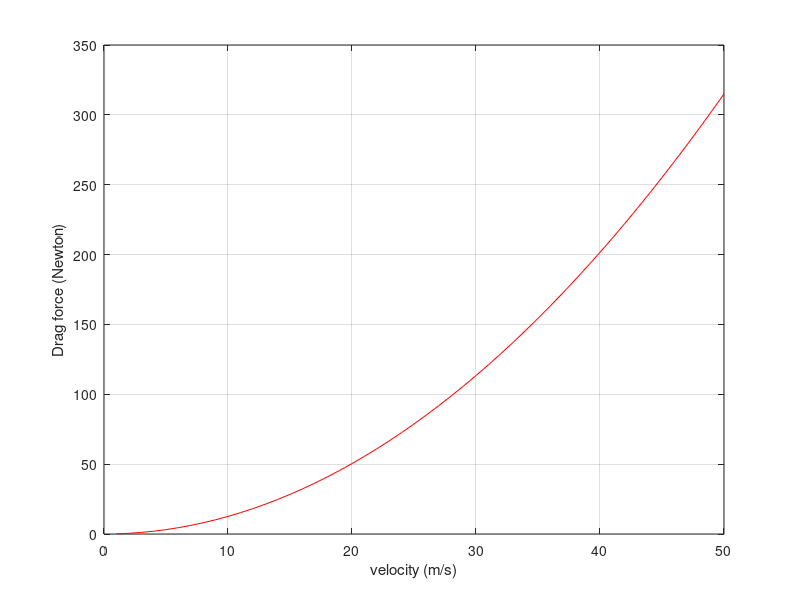
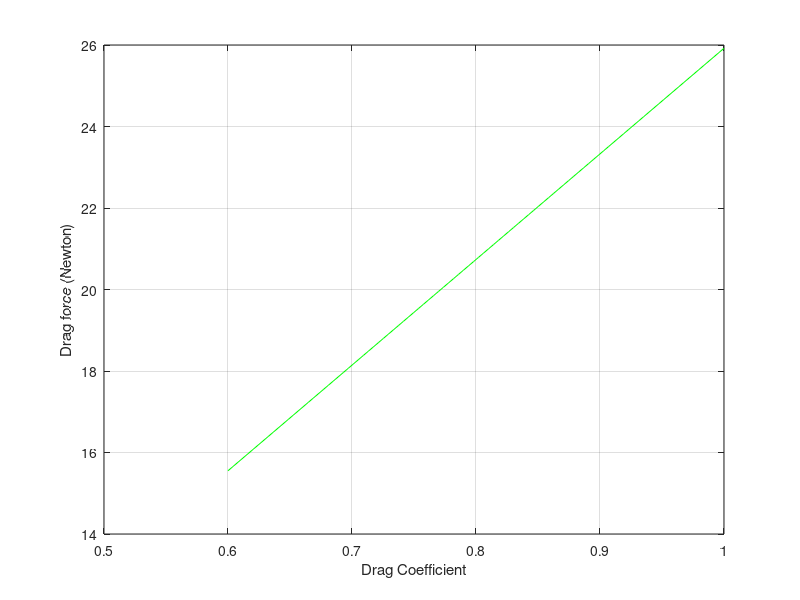

These figures' MATLAB source, in order:
%Program to calculate drag force against a cyclist and plot graphs between 
%(Velocity vs Drag force) & (Drag coefficient vs Drag force)

clear all
close all
clc

%---------------------------INPUTS---------------------------------
cd=0.700;        %Drag Coeffecient (dimensionless)
a=0.300;         %Frontal area of cyclist(in m^2)
rho=1.2;         %density (in kg/m^3)
v=[1:50];        %velocity of cyclist(in m/s)
%------------------------------------------------------------------

df=0.5*rho*a*v.^2*cd;      %Drag Equation

%------------------------------------------------------------------
figure('Name','DRAG FORCE VS VELOCITY','Numbertitle','off')
plot(v,df,'color','r')
xlabel("velocity (m/s)")
ylabel("Drag force (Newton)")
grid on 
%------------------------------------------------------------------

figure('Name','DRAG FORCE VS DRAG COEFFICIENT','Numbertitle','off')
coeff_drag=linspace(0.600,1.000,100);
v_=12;
df=0.5*rho*a*v_.^2.*coeff_drag;
plot(coeff_drag,df,'color','g')
xlabel("Drag Coefficient")
ylabel("Drag force (Newton)")
grid on 
%------------------------------------------------------------------




